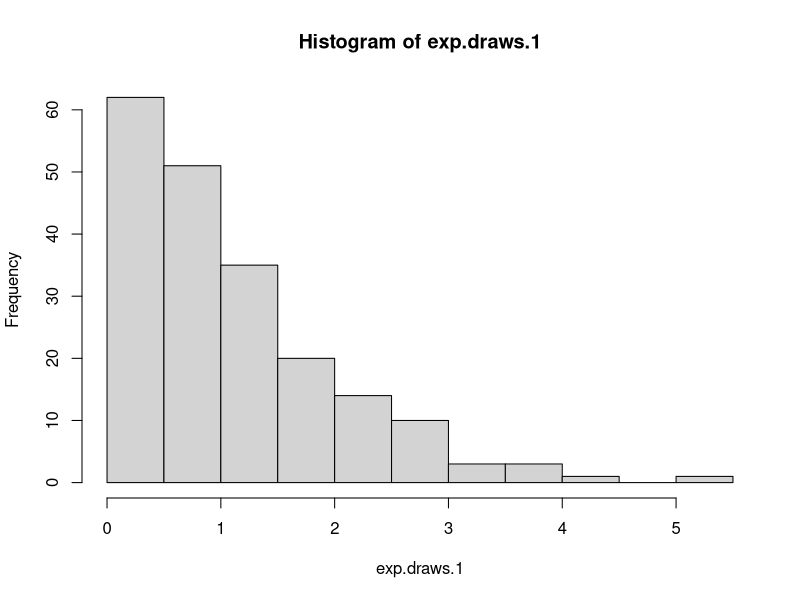
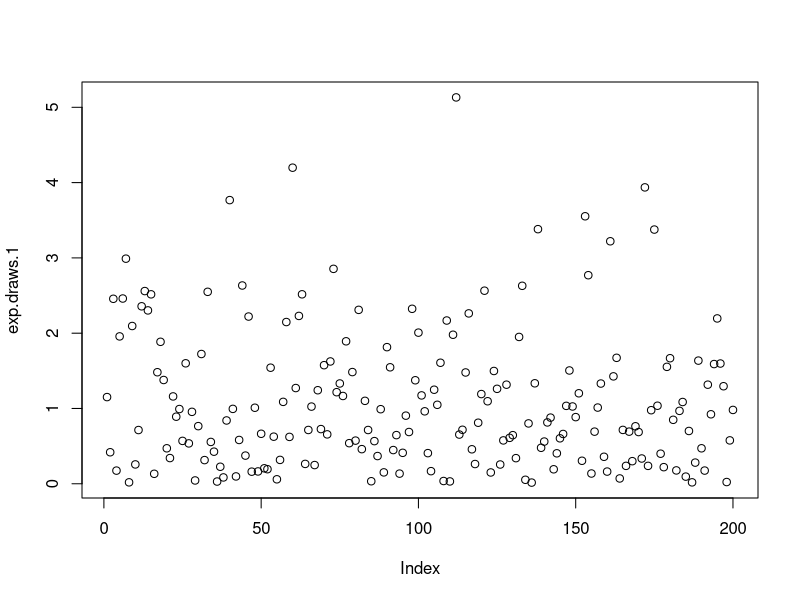
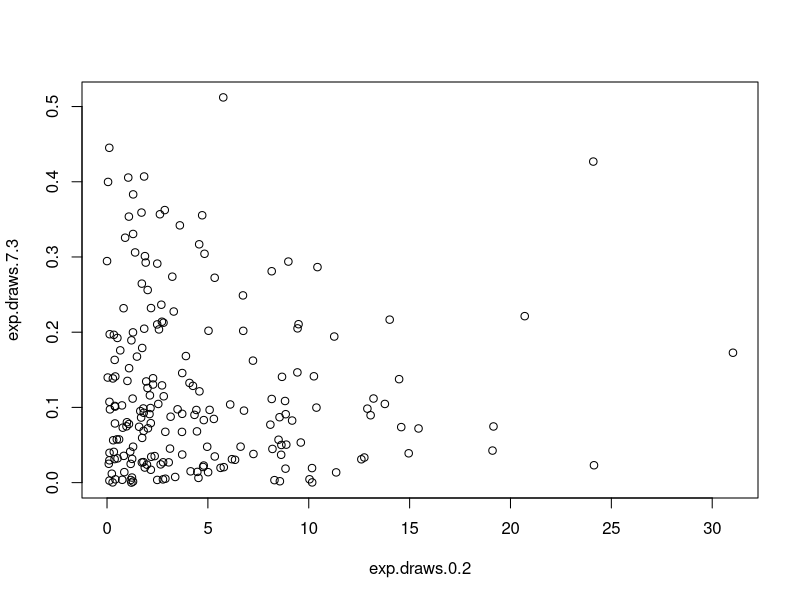
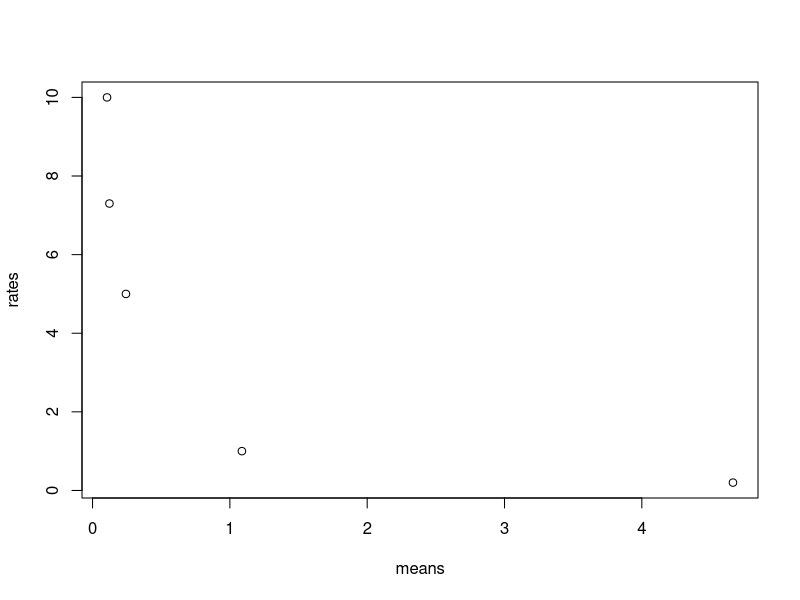
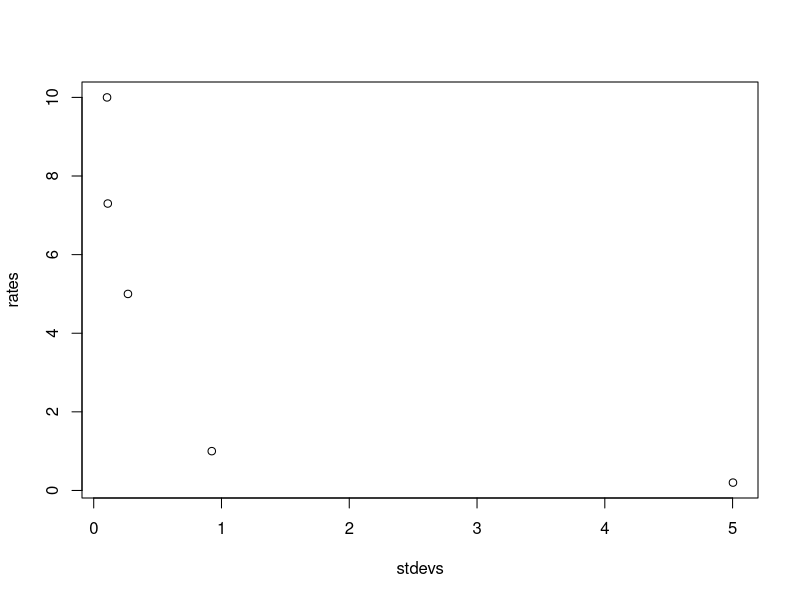
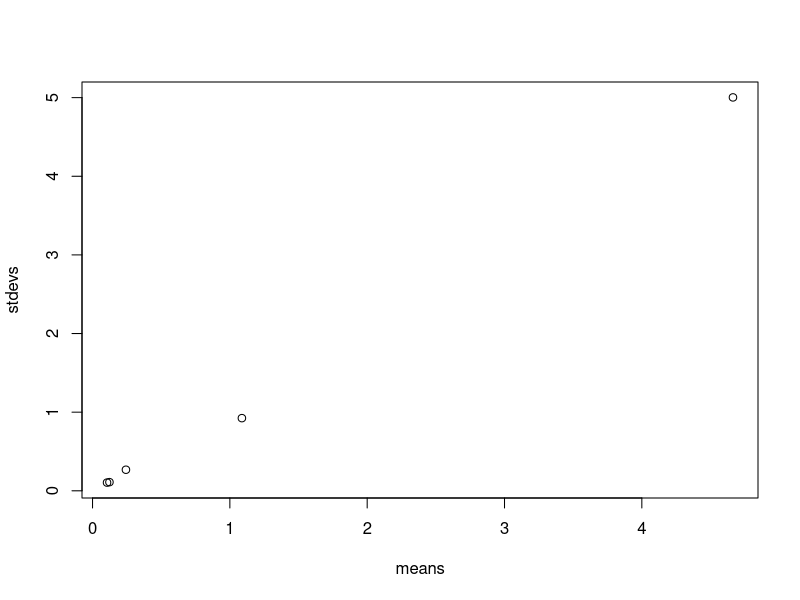
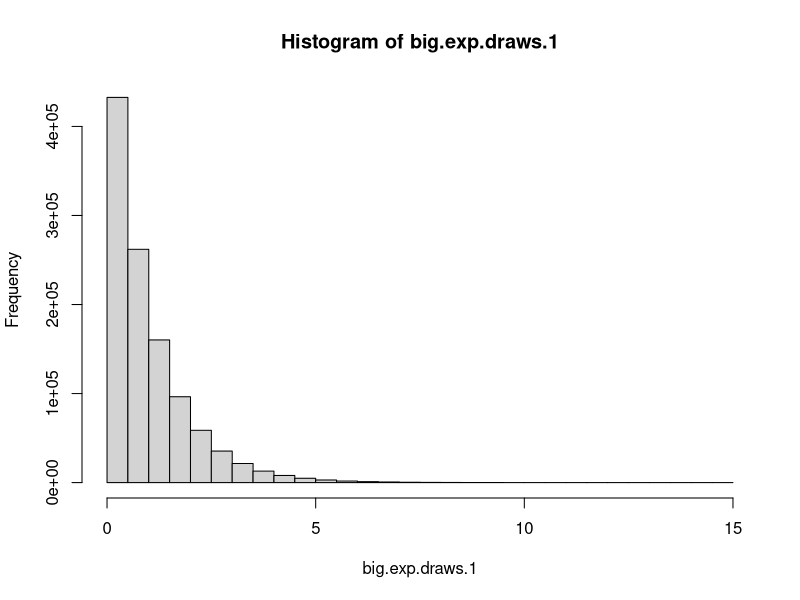
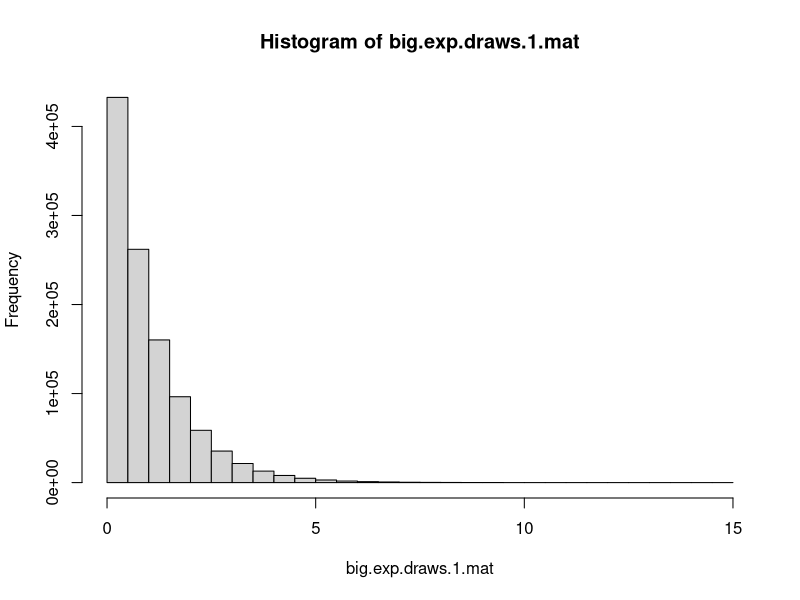

Reproduce these figures in R, in order.
# Preclass Assignment - 19 September 2018
# Nana Boame

# Part 1
#1: Generate 200 random values from the standard exponential distribution and 
#store them in a vector exp.draws.1. Find the mean and standard deviation of exp.draws.1.
exp.draws.1 = rexp(200)
mean1 = mean(exp.draws.1)
sd1 = sd(exp.draws.1)

#2: Repeat, but change the rate to 0.2, 5, 7.3 and 10, storing the results in vectors 
#called exp.draws.0.2, exp.draws.5, exp.draws.7.3 and exp.draws.10.
exp.draws.0.2 = rexp(200,0.2)
exp.draws.5 = rexp(200,5)
exp.draws.7.3 = rexp(200,7.3)
exp.draws.10 = rexp(200,10)

#3: The function plot() is the generic function in R for the visual display of data. 
#hist() is a function that takes in and bins data as a side effect. 
#To use this function, we must first specify what we'd like to plot. 
#a.Use the hist() function to produce a histogram of your standard exponential distribution.
hist(exp.draws.1)
#b.Use plot() with this vector to display the random values from your standard distribution in order. 
plot(exp.draws.1)
#c.Now, use plot() with two arguments -- any two of your other stored random value vectors
#-- to create a scatterplot of the two vectors against each other.
plot(exp.draws.0.2, exp.draws.7.3)

#4: We'd now like to compare the properties of each of our vectors. 
#Begin by creating a vector of the means of each of our five distributions in the order we 
#created them and saving this to a variable name of your choice. 
mean02 = mean(exp.draws.0.2)
mean5 = mean(exp.draws.5)
mean73 = mean(exp.draws.7.3)
mean10 = mean(exp.draws.10)
means = c(mean1, mean02, mean5, mean73, mean10)
#Using this and other similar vectors, create the following scatterplots and explain in words what is going on: 
#a. The five means versus the five rates used to generate the distribution. 
rates = c(1, 0.2, 5, 7.3, 10)
plot(means, rates)
#b. The standard deviations versus the rates. 
sd02 = sd(exp.draws.0.2)
sd5 = sd(exp.draws.5)
sd73 = sd(exp.draws.7.3)
sd10 = sd(exp.draws.10)
stdevs = c(sd1, sd02, sd5, sd73, sd10)
plot(stdevs, rates)
#c. The means versus the standard deviations.
plot(means, stdevs)

# Part 2
#5: R's capacity for data and computation is large to what was available 10 years ago. 
#a. To show this, generate 1.1 million numbers from the standard exponential distribution 
# and store them in a vector called big.exp.draws.1.
big.exp.draws.1 = rexp(1100000)
#Calculate the mean and standard deviation. 
mean.big = mean(big.exp.draws.1)
std.big = sd(big.exp.draws.1)
#b. Plot a histogram of big.exp.draws.1. Does it match the function (1-e^{-x})? Should it?
hist(big.exp.draws.1)
  #Yes, it matches the exponential function, as it should. The sample was drawn from the 
  #exponential distribution.

#c. Find the mean of all of the entries in big.exp.draws.1 which are strictly greater than 1. 
#You may need to first create a new vector to identify which elements satisfy this. 
big.gr1 = big.exp.draws.1 > 1
mean.big.gr1 = mean(big.gr1)
#d. Create a matrix, big.exp.draws.1.mat, containing the the values in big.exp.draws.1, 
#with 1100 rows and 1000 columns. 
big.exp.draws.1.mat = matrix(big.exp.draws.1,1100,1000)
#Use this matrix as the input to the hist() function and save the result to a variable of your choice. 
big.hist=hist(big.exp.draws.1.mat)
# What happens to your data? 
  #The histograms are the same.

#e. Calculate the mean of the 371st column of big.exp.draws.1.mat.
col371 = big.exp.draws.1.mat[,371]
mean371st = mean(col371)

#f. Now, find the means of all 1000 columns of big.exp.draws.1.mat simultaneously.
big.all.means = colMeans(big.exp.draws.1.mat)
#Plot the histogram of column means. 
hist(big.all.means)
#Explain why its shape does not match the histogram in problem 5b).
  #The histogram approximates the normal distribution. 

